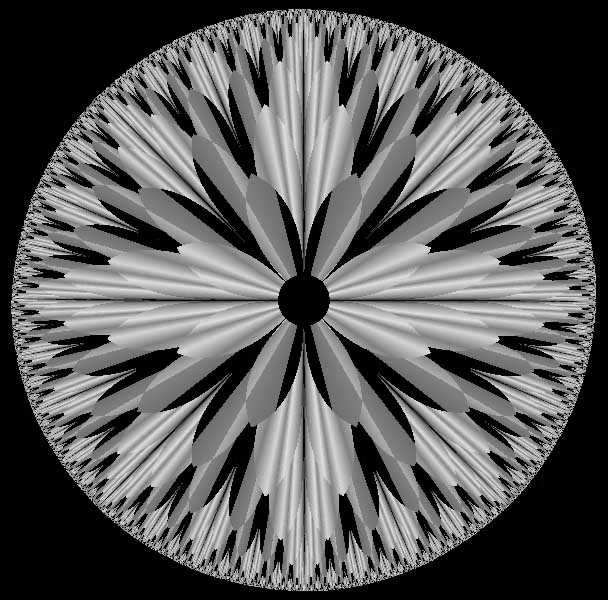
#> input picture Lab_2/BitPlane.jpg, 608 x 600 px, found by its file name
$ python Bit_Plane_Slicing.py
#> lines starting #> are read from the running program, lines starting #| are printed output that depends on the picture; after the words box and inside, x2 and y2 are one past the last pixel; in counts of white or black regions, pixels touching at a corner belong together
import cv2
import numpy as np
gray_img = cv2.imread('/Users/sayakghorai/Desktop/DIP_Codes/Lab_2/BitPlane.jpg', cv2.IMREAD_GRAYSCALE)
#> gray_img is the input picture: shape (600, 608); min 0, max 245, mean 89.1
height, width = gray_img.shape
#> height = 600; width = 608
bit_planes = np.zeros((8, height, width), dtype=np.uint8)
for i in range(8):
    bit_planes[i] = (gray_img >> i) & 1
bit_planes_display = bit_planes.reshape(2, 4, height, width)
bit_planes_display = np.concatenate(bit_planes_display, axis=1)
bit_planes_display = np.concatenate(bit_planes_display, axis=1)
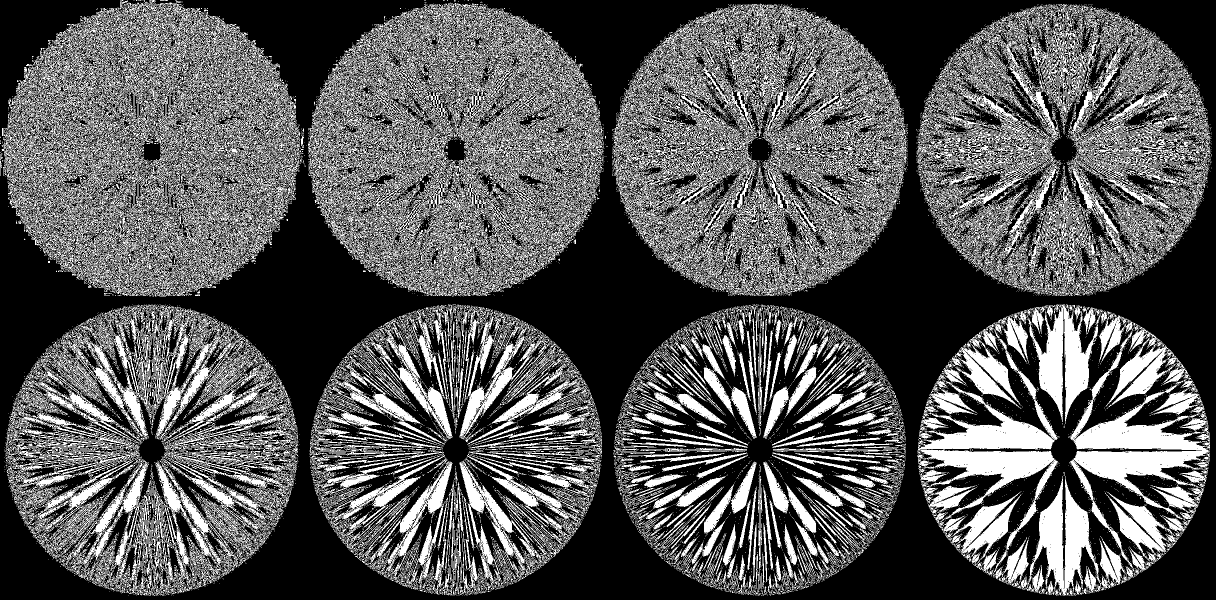
#> bit_planes_display: shape (1200, 2432) (shown at 1/2 size); values 0 (black) and 1 (white), 34% white; 16034 white regions (15265 under 20 px), largest, box (x1, y1, x2, y2) and area: (3, 0, 602, 593) 132290, (616, 6, 1208, 593) 126433, (1224, 7, 1815, 592) 118205
cv2.imshow('Bit Planes (2x4)', bit_planes_display * 255)

key = cv2.waitKey(0)
#> (key Esc is pressed here)
if key == 27:
    cv2.destroyAllWindows()
elif key == ord('s'):
    cv2.imwrite('Bit_Plane_Sliced_Output.jpg',bit_planes_display*255)
    cv2.destroyAllWindows()

$ run again, with Lab_2/Angeogram.jpg copied over Lab_2/BitPlane.jpg
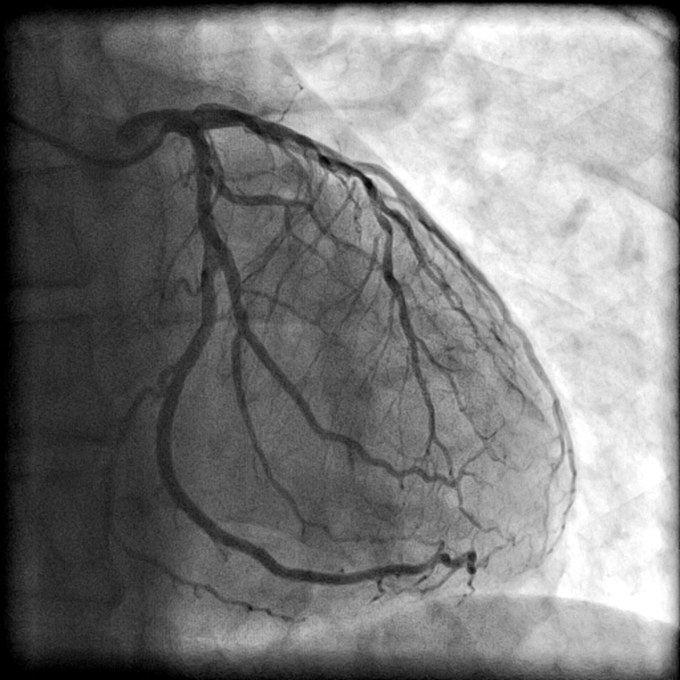
#> input picture Lab_2/Angeogram.jpg, 680 x 680 px, found by its file name
#> gray_img is the input picture: shape (680, 680); min 0, max 255, mean 123.8
#> `bit_planes_display = np.concatenate(bit_planes_display, axis=1)`:
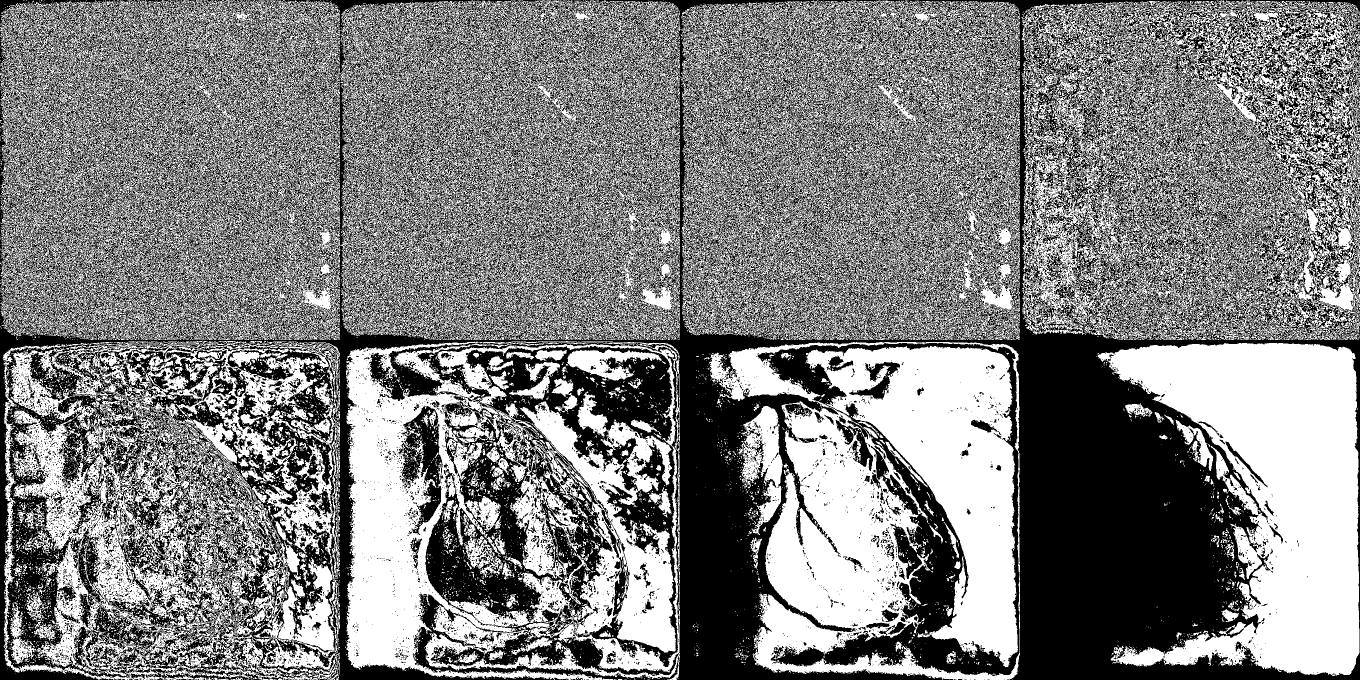
#> bit_planes_display: shape (1360, 2720) (shown at 1/2 size); values 0 (black) and 1 (white), 50.3% white; 14137 black regions (13612 under 20 px), largest, box (x1, y1, x2, y2) and area: (0, 0, 2720, 1360) 1673730, (1515, 686, 2039, 1352) 70382, (796, 812, 887, 1070) 9856

$ run again, with Lab_2/Gamma.jpg copied over Lab_2/BitPlane.jpg
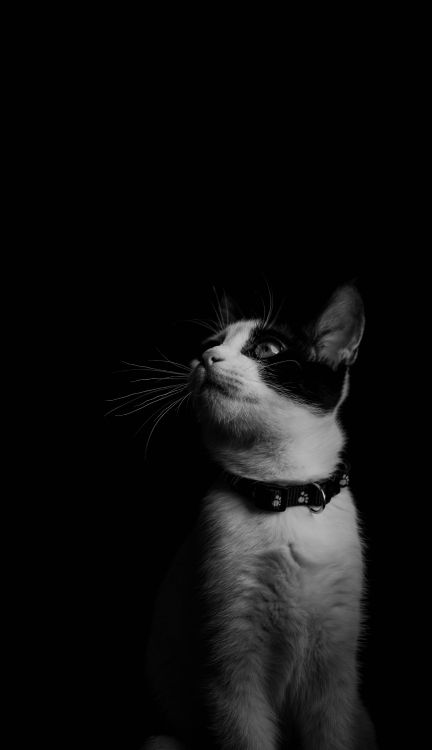
#> input picture Lab_2/Gamma.jpg, 432 x 750 px, found by its file name
#> gray_img is the input picture: shape (750, 432); min 0, max 206, mean 14.9
#> `bit_planes_display = np.concatenate(bit_planes_display, axis=1)`:
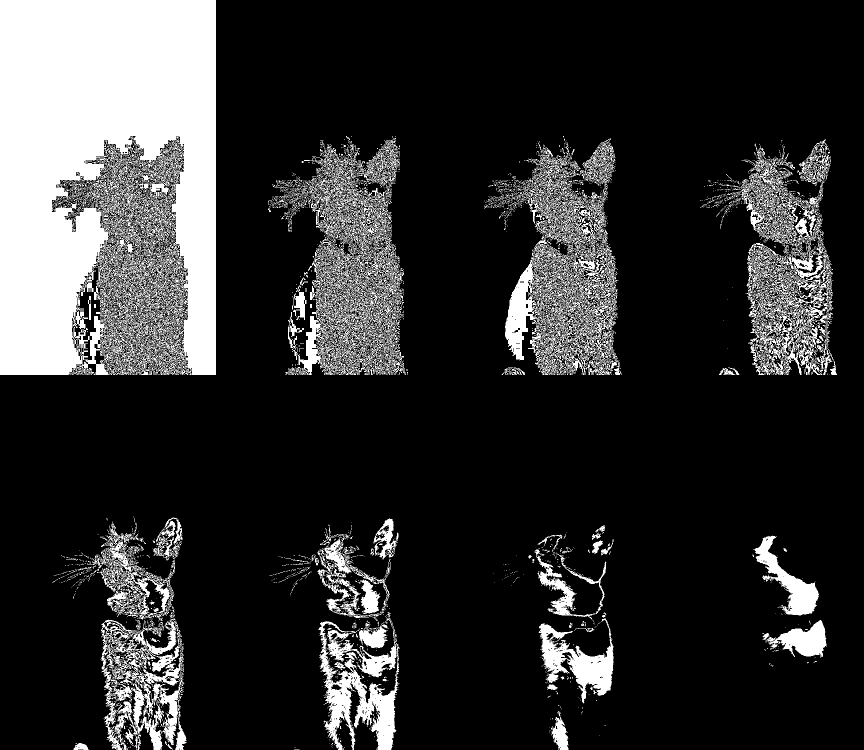
#> bit_planes_display: shape (1500, 1728) (shown at 1/2 size); values 0 (black) and 1 (white), 18.7% white; 3333 white regions (3163 under 20 px), largest, box (x1, y1, x2, y2) and area: (0, 0, 432, 750) 275392, (1010, 290, 1243, 750) 36706, (570, 288, 812, 750) 34075

$ run again, with Lab_2/Intensity_Slicing.jpg copied over Lab_2/BitPlane.jpg
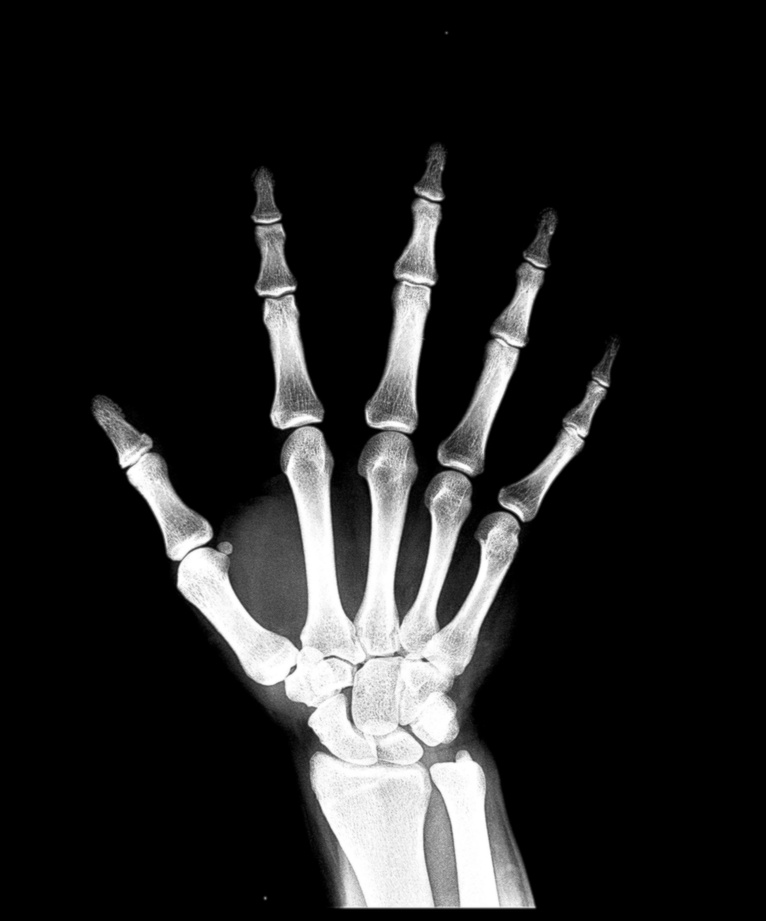
#> input picture Lab_2/Intensity_Slicing.jpg, 766 x 921 px, shrunk from 1597 x 1920 before the run, found by its file name
#> gray_img is the input picture: shape (921, 766); min 0, max 255, mean 34.2
#> `bit_planes_display = np.concatenate(bit_planes_display, axis=1)`:
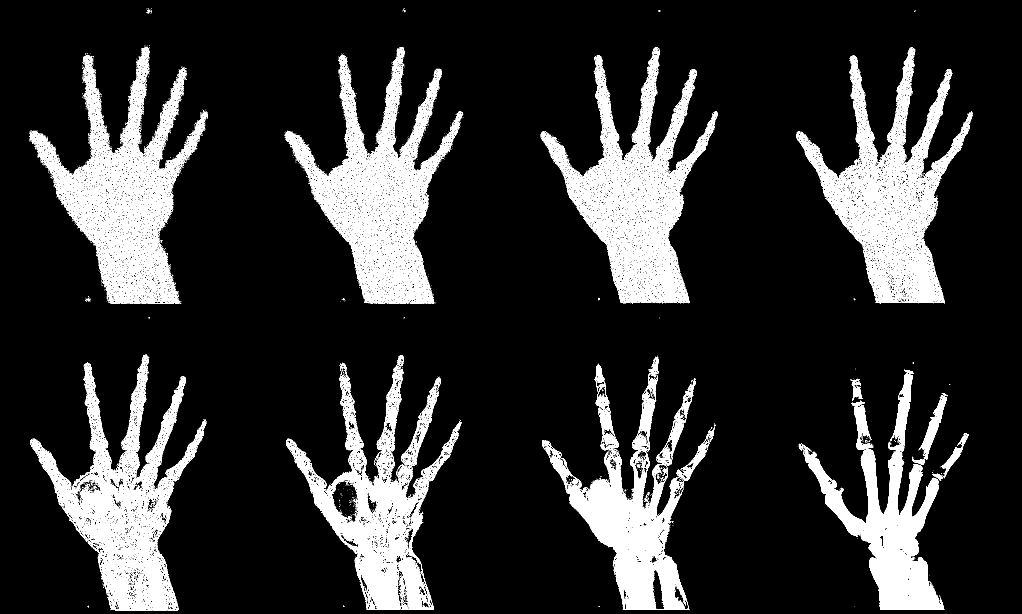
#> bit_planes_display: shape (1842, 3064) (shown at 1/3 size); values 0 (black) and 1 (white), 12.5% white; 6005 white regions (5895 under 20 px), largest, box (x1, y1, x2, y2) and area: (91, 1064, 620, 1831) 86538, (1626, 1147, 2068, 1830) 85563, (858, 1125, 1323, 1830) 82824
